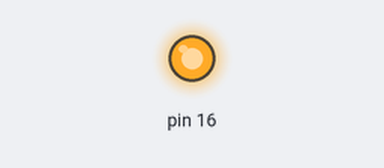
A sketch run on a simulated Arduino Uno, built with avr-gcc and run on an emulated ATmega328P. Parts: output pins drawn as LEDs (lit = HIGH).

Above: at 2.5 s.
At 7.5 s:
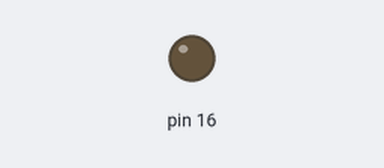
Timing chart, 0 to 13.0 s (numbered marks = the images above):
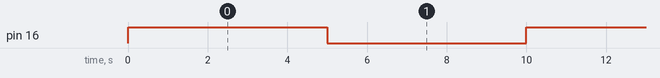

Measured:
- by itself, pin 16: alternates HIGH for 5.0 s and LOW for 5.0 s

The sketch:

fan_calibration.ino
```cpp
void setup() {
  // initialise pin 16
  pinMode(16, OUTPUT);
}

void loop() {
  // swiitch fan on and off repeatedly
  digitalWrite(16, HIGH);
  delay(5000);
  digitalWrite(16, LOW);
  delay(5000);
}
```

ir2angle.ino
```cpp
#include <math.h>

enum SIDE {left, right};

int front_mm;
int rear_mm;
double thetad;
int thetai;
int deg;
int dist;

int rad2deg(double rad){
  deg = (int)(rad * 57296 / 1000);
  return deg;
}

void adjust_readings(){
  //add the distance of each sensor to the centreline
  front_mm += 35;
  rear_mm += 75;
}

int dist2centre(int front_mm, int rear_mm){
  //take weighted average
  //numbers are distances in tenths of mm to avoid type casting
  dist = (front_mm * 5715 + rear_mm * 8255)/(5715 + 8255);
  return dist;
}

int angle(int front_mm, int rear_mm, enum SIDE side){
  //use arctan.
  if (side == 1) {
    thetad = atan(((front_mm - rear_mm)* 10)/1397);
  } else {
    thetad = atan(((front_mm - rear_mm)* 10)/1397);
    thetad *= -1;
  }
  thetai = rad2deg(thetad);
  return thetai;
}
```
